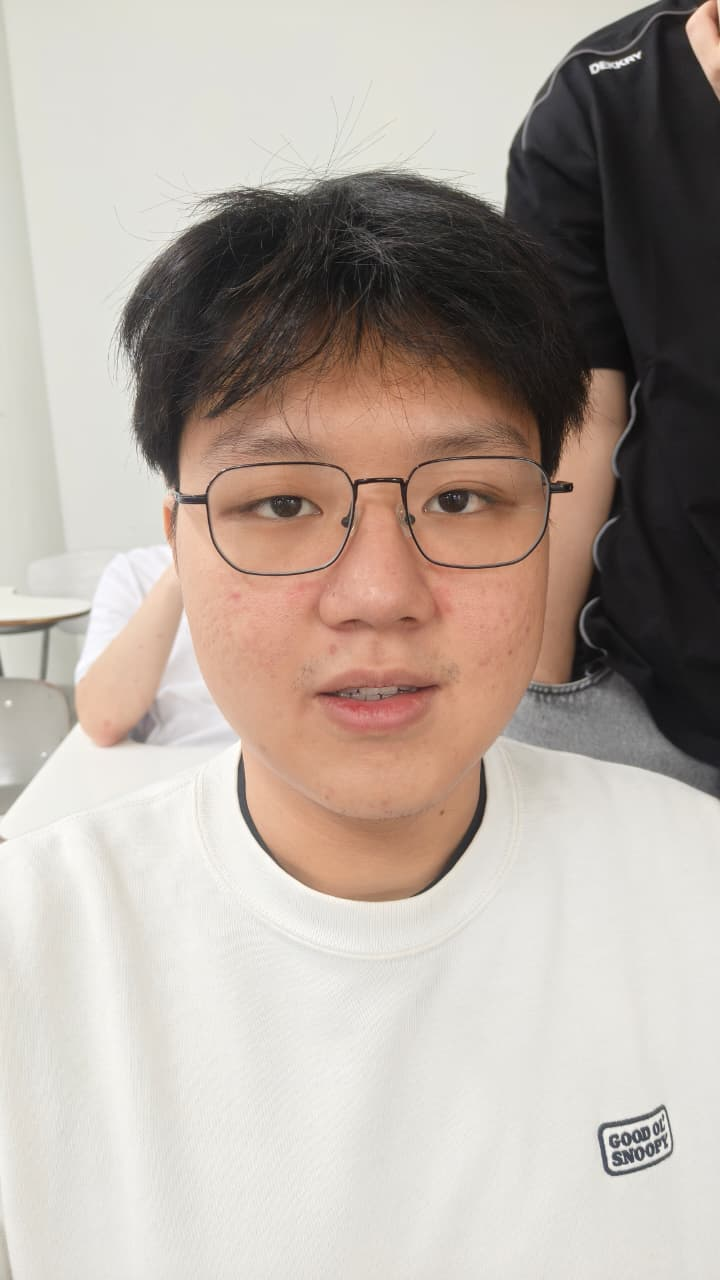
#> input picture dataset_wajah/foto10.jpeg, 720 x 1280 px; its folder holds only this picture in this run
$ python main.py
#> lines starting #> are read from the running program, lines starting #| are printed output that depends on the picture
# Simple Biometric Face Recognition berbasis PCA dengan pendekatan Aljabar Linier khususnya materi Euclidean Vector Space, Row Space, Column Space, Eigenvalue, Eigenvector.
import os
import cv2
import numpy as np

face_cascade = cv2.CascadeClassifier(cv2.data.haarcascades + 'haarcascade_frontalface_default.xml')

def detect_and_crop_face(image_path):
    #Mendeteksi wajah dalam gambar dan memotongnya (Crop).
    img = cv2.imread(image_path, cv2.IMREAD_GRAYSCALE)
    if img is None: return None

    faces = face_cascade.detectMultiScale(img, scaleFactor=1.1, minNeighbors=5, minSize=(30, 30))
    if len(faces) == 0:
        print(f"Tidak mendeteksi wajah pada: {os.path.basename(image_path)}")
        return None

    (x, y, w, h) = faces[0]
    cropped_face = img[y:y+h, x:x+w]
    return cropped_face


def load_custom_faces(folder_path, height=32, width=32):
    # Membaca foto asli dari folder dan mengubahnya menjadi vektor matematika.
    images = []
    valid_filenames = []

    if not os.path.exists(folder_path):
        return None, None

    print("\nMemproses gambar di dataset dengan Haar Cascade...")
    for filename in sorted(os.listdir(folder_path)):
        if filename.lower().endswith((".png", ".jpg", ".jpeg")):
            img_path = os.path.join(folder_path, filename)
            cropped_face = detect_and_crop_face(img_path)
#> in detect_and_crop_face, `img = cv2.imread(image_path, cv2.IMREAD_GRAYSCALE)`:
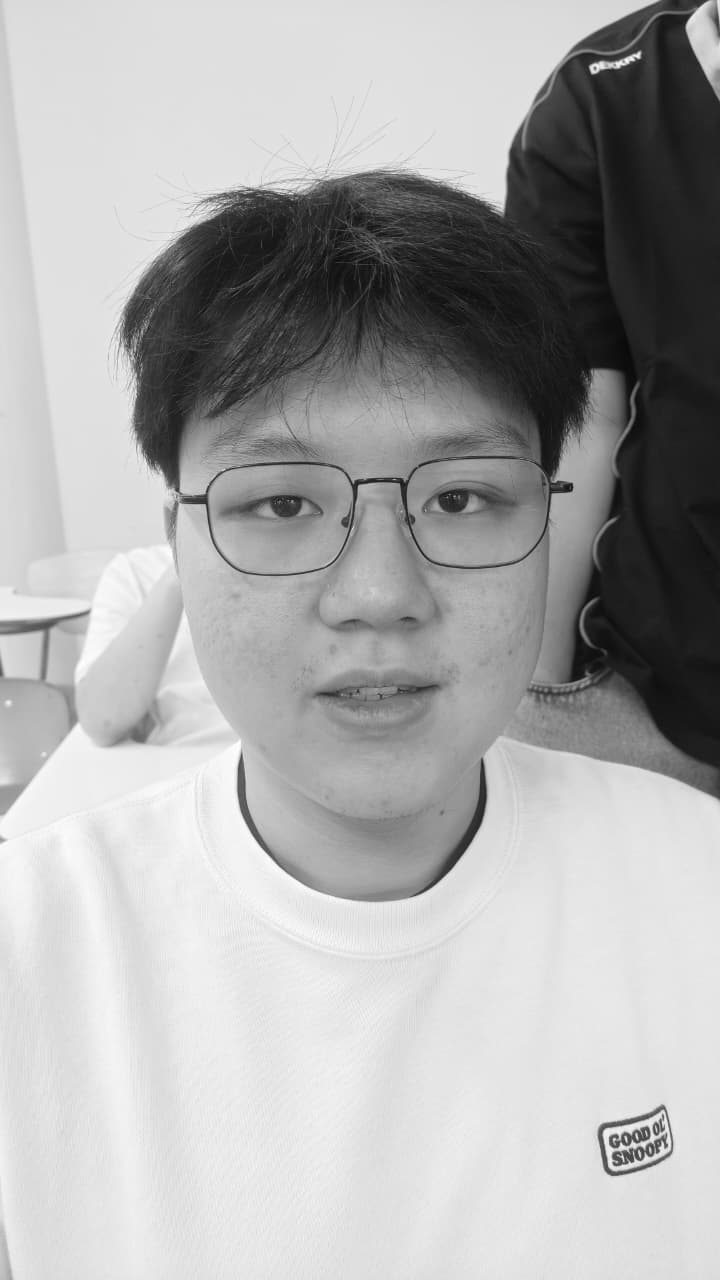
#> img: shape (1280, 720); min 6, max 255, mean 171.2
#> in detect_and_crop_face, `faces = face_cascade.detectMultiScale(img, scaleFactor=1.1, minNeighbo..`: faces = [[136, 326, 470, 470]]
#> in detect_and_crop_face, `(x, y, w, h) = faces[0]`: x = 136; y = 326; w = 470
#> in detect_and_crop_face, `cropped_face = img[y:y+h, x:x+w]`:
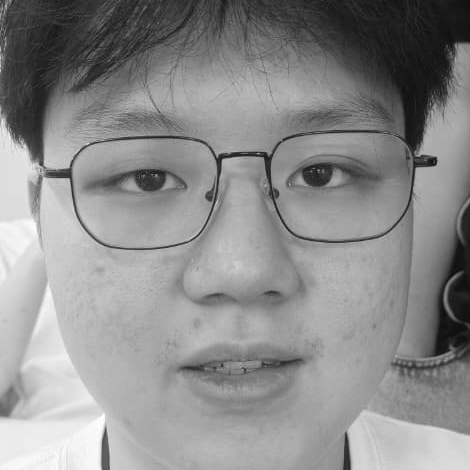
#> cropped_face: shape (470, 470); min 10, max 255, mean 139.9

            if cropped_face is not None:

                img_resized = cv2.resize(cropped_face, (width, height))
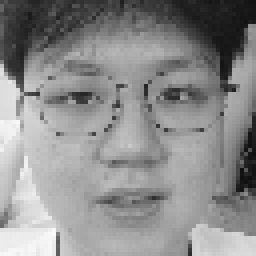
#> img_resized: shape (64, 64) (shown 4 times larger); min 16, max 251, mean 140.1

                img_flattened = img_resized.flatten()
#> img_flattened = 4096 values, max 251 at index 3725, min 16 at index 2495, mean 140.1

                images.append(img_flattened)
                valid_filenames.append(filename)
                print(f"   [✅ Sukses] Wajah diekstrak dari: {filename}")

    return np.array(images, dtype=np.float64), valid_filenames


def train_eigenfaces(X, num_components=5):
    # Proses pelatihan Eigenface menggunakan manipulasi Ruang Matriks dan Basis.
    mean_face = np.mean(X, axis=0)
    X_centered = X - mean_face

    L = np.dot(X_centered, X_centered.T)

    eigenvalues, eigenvectors_L = np.linalg.eigh(L)
    idx = np.argsort(eigenvalues)[::-1]
    eigenvectors_L = eigenvectors_L[:, idx]

    eigenfaces = np.dot(X_centered.T, eigenvectors_L).T

    for i in range(eigenfaces.shape[0]):
        norm = np.linalg.norm(eigenfaces[i])
        if norm > 0:
            eigenfaces[i] /= norm

    eigenfaces = eigenfaces[:num_components]

    weights = np.dot(X_centered, eigenfaces.T)

    return mean_face, eigenfaces, weights


def recognize_face(test_face, mean_face, eigenfaces, weights):
    # Mencocokkan wajah baru berdasarkan Jarak Euclidean di sub-ruang dimensi rendah.
    test_centered = test_face - mean_face

    test_weight = np.dot(test_centered, eigenfaces.T)

    distances = np.linalg.norm(weights - test_weight, axis=1)

    best_match_idx = np.argmin(distances)
    min_distance = distances[best_match_idx]

    return best_match_idx, min_distance

if __name__ == "__main__":
    print("=== Simple Biometric Face Recognition berbasis PCA dengan pendekatan Aljabar Linier ===")

    H, W = 64, 64
    folder_dataset = "dataset_wajah"

    X_train, valid_filenames = load_custom_faces(folder_dataset, height=H, width=W)
#> valid_filenames = ['foto10.jpeg']

    if X_train is not None and len(X_train) > 0:
        print(f"\nDataset berhasil dimuat!")
        print(f"Jumlah foto valid (M): {X_train.shape[0]} | Dimensi Vektor Piksel (N): {X_train.shape[1]}")
#| Jumlah foto valid (M): 1 | Dimensi Vektor Piksel (N): 4096

        k_dimensions = 10
        if k_dimensions > X_train.shape[0]:
            k_dimensions = X_train.shape[0]
#> k_dimensions = 1

        mean_face, eigenfaces, train_weights = train_eigenfaces(
            X_train, num_components=k_dimensions
        )
#> in train_eigenfaces, `mean_face = np.mean(X, axis=0)`: mean_face has the same summary as img_flattened in load_custom_faces
#> in train_eigenfaces, `L = np.dot(X_centered, X_centered.T)`: L = [0]
#> in train_eigenfaces, `eigenvalues, eigenvectors_L = np.linalg.eigh(L)`: eigenvectors_L = [1]
#> in train_eigenfaces, `idx = np.argsort(eigenvalues)[::-1]`: idx = [0]
#> the loop in train_eigenfaces, `for i in range(eigenfaces.shape[0]):` made 1 pass
#> mean_face has the same summary as img_flattened in load_custom_faces; train_weights = [0]
        print(f"Training Selesai. Ruang Vektor dipangkas menjadi {eigenfaces.shape[0]} Basis Utama.")
#| Training Selesai. Ruang Vektor dipangkas menjadi 1 Basis Utama.

        foto_uji = "sampleBen2.jpeg"

        if os.path.exists(foto_uji):
            print(f"\nMemproses foto uji '{foto_uji}'...")

            cropped_test = detect_and_crop_face(foto_uji)
#> call 2 of detect_and_crop_face, with image_path = 'sampleBen2.jpeg'
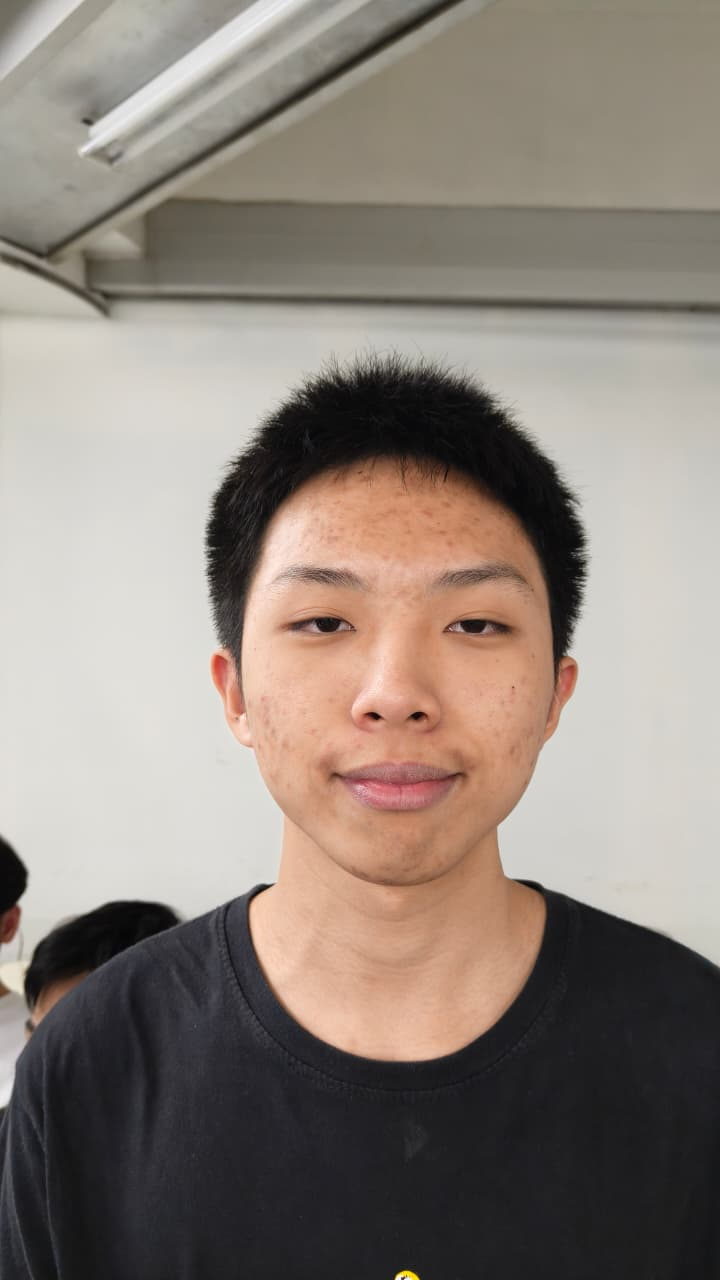
#> input picture sampleBen2.jpeg, 720 x 1280 px
#> in detect_and_crop_face (call 2), `img = cv2.imread(image_path, cv2.IMREAD_GRAYSCALE)`:
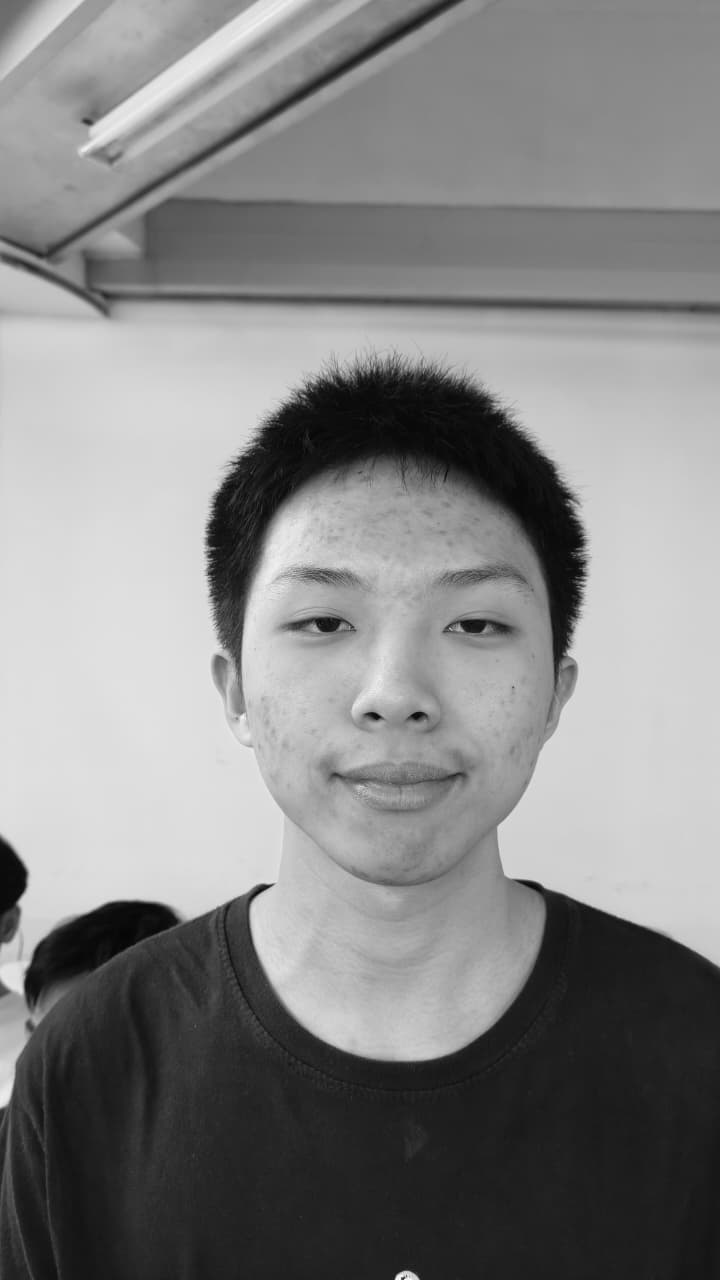
#> img: shape (1280, 720); min 0, max 255, mean 132.5
#> in detect_and_crop_face (call 2), `faces = face_cascade.detectMultiScale(img, scaleFactor=1.1, minNeighbo..`: faces = [[190, 461, 415, 415]]
#> in detect_and_crop_face (call 2), `(x, y, w, h) = faces[0]`: x = 190; y = 461; w = 415
#> in detect_and_crop_face (call 2), `cropped_face = img[y:y+h, x:x+w]`:
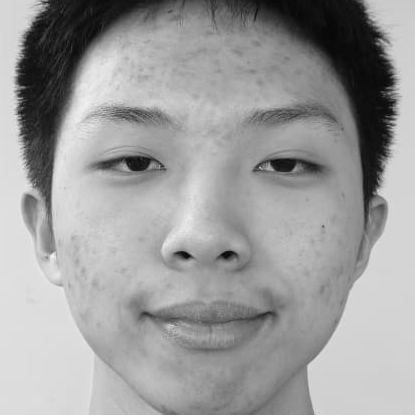
#> cropped_face: shape (415, 415); min 5, max 245, mean 156.4

            if cropped_test is not None:
                img_test_resized = cv2.resize(cropped_test, (W, H))
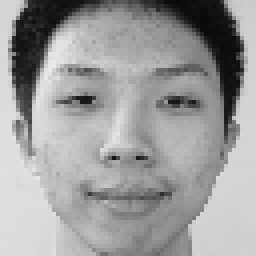
#> img_test_resized: shape (64, 64) (shown 4 times larger); min 9, max 233, mean 156.4
                test_face_vector = img_test_resized.flatten().astype(np.float64)
#> test_face_vector = 4096 values, max 233 at index 973, min 9 at index 44, mean 156.4

                matched_idx, distance = recognize_face(
                    test_face_vector, mean_face, eigenfaces, train_weights
                )
#> in recognize_face, `test_centered = test_face - mean_face`: test_centered = 4096 values, max 196 at index 2495, min -157 at index 1274, mean 16.31
#> in recognize_face, `test_weight = np.dot(test_centered, eigenfaces.T)`: test_weight = [0]
#> in recognize_face, `best_match_idx = np.argmin(distances)`: best_match_idx = 0
#> matched_idx = 0; distance = 0

                nama_file_tercocok = valid_filenames[matched_idx]
#> nama_file_tercocok = 'foto10.jpeg'

                print("\n--- Hasil Analisis Foto ---")
                print(f"Foto '{foto_uji}' paling dekat dengan foto '{nama_file_tercocok}' di dalam database.")
#| Foto 'sampleBen2.jpeg' paling dekat dengan foto 'foto10.jpeg' di dalam database.
                print(f"Jarak Euclidean terdekat: {distance:.2f}")
#| Jarak Euclidean terdekat: 0.00
            else:
                print(f"Wajah tidak terdeteksi pada foto uji '{foto_uji}'. Coba foto yang lebih jelas.")
        else:
            print(f"\nFile gambar uji '{foto_uji}' tidak ditemukan untuk simulasi uji.")

    else:
        print("\nTidak ada wajah yang berhasil diekstrak dari folder dataset!")
